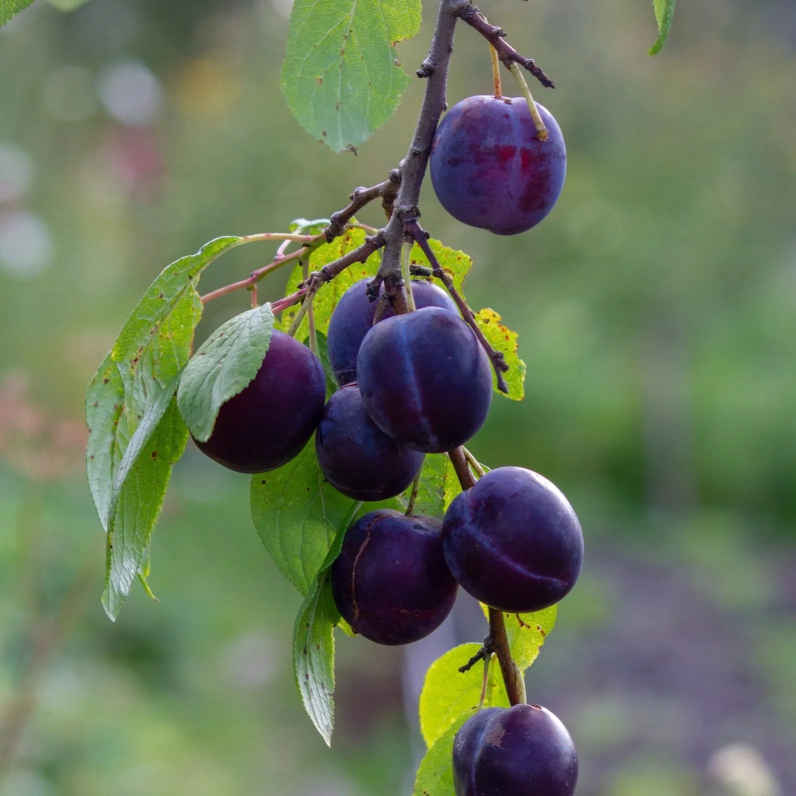
#> input picture data/testingOpenCV/testImage.jpg, 1592 x 1592 px, found by its file name (shown at 1/2 size)
$ python first_opencv.py   (older library calls are emulated)
#> lines starting #> are read from the running program, lines starting #| are printed output that depends on the picture; after the words box and inside, x2 and y2 are one past the last pixel; in counts of white or black regions, pixels touching at a corner belong together
import cv2

print("OpenCV version:", cv2.__version__)

image = cv2.imread('data/testingOpenCV/testImage.jpg')
#> image is the input picture: shape (1592, 1592, 3); mean B, G, R 90.9, 115.9, 103.8

if image is None:
    print("Error: Could not read the image.")
else:
    """Resizing Image to fit screen"""
    resize_image = cv2.resize(image, (600, 600))
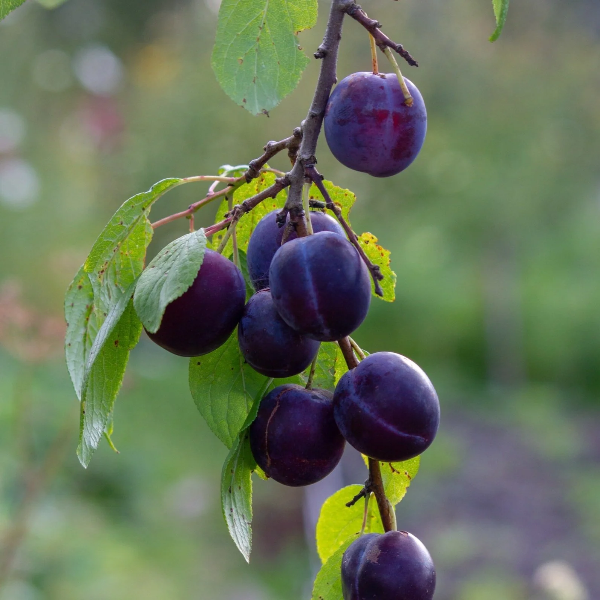
#> resize_image: shape (600, 600, 3); mean B, G, R 90.8, 115.9, 103.7

    """Open BGR image in a window"""
    #cv2.imshow('Test Image', image)
    #cv2.waitKey(0)
    #cv2.destroyAllWindows()

    """Getting the height, width, number of colour channels and data type of the image"""
    print("Image height: ", image.shape[0])
#| Image height:  1592
    print("Image width: ", image.shape[1])
#| Image width:  1592
    print("Colour channels: ", image.shape[2])
#| Colour channels:  3
    print("Image data type: ", image.dtype)
#| Image data type:  uint8

    """Greyscale conversion"""
    grey_image = cv2.cvtColor(resize_image, cv2.COLOR_BGR2GRAY)
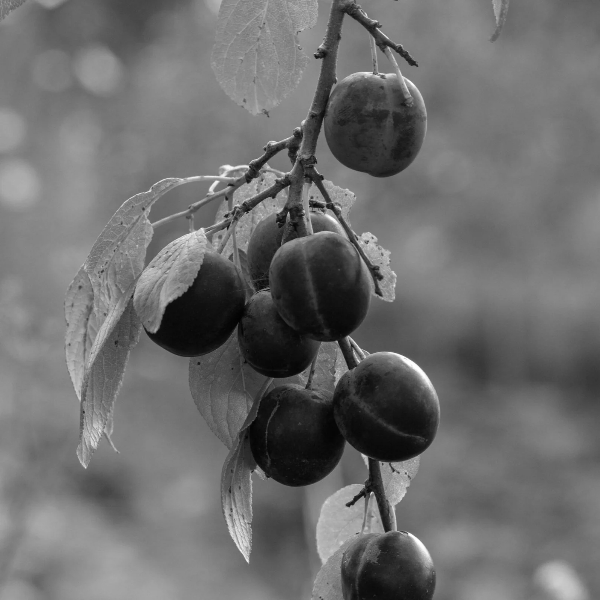
#> grey_image: shape (600, 600); min 2, max 255, mean 109.4
    # print("Grey image height: ", grey_image.shape[0])
    # print("Grey image width: ", grey_image.shape[1])
    # print("Grey image data type: ", grey_image.dtype)

    """Cropping the image"""
    # cropped_image = image[250:1000, 100:700]
    # print("Cropped image height: ", cropped_image.shape[0])
    # print("Cropped image width: ", cropped_image.shape[1])

    """Blurring the image"""
    # blurred_image = cv2.GaussianBlur(resize_image, (21,21), 0)
    # print("Blurred image height: ", blurred_image.shape[0])
    # print("Blurred image width: ", blurred_image.shape[1])

    """Thresholding the image"""
    # _, threshold_image = cv2.threshold(grey_image, 80, 255, cv2.THRESH_BINARY)
    # print("Threshold image height: ", threshold_image.shape[0])
    # print("Threshold image width: ", threshold_image.shape[1])

    """Edge detection using Canny algorithm"""
    cannyEdge_image = cv2.Canny(grey_image, 100, 200)
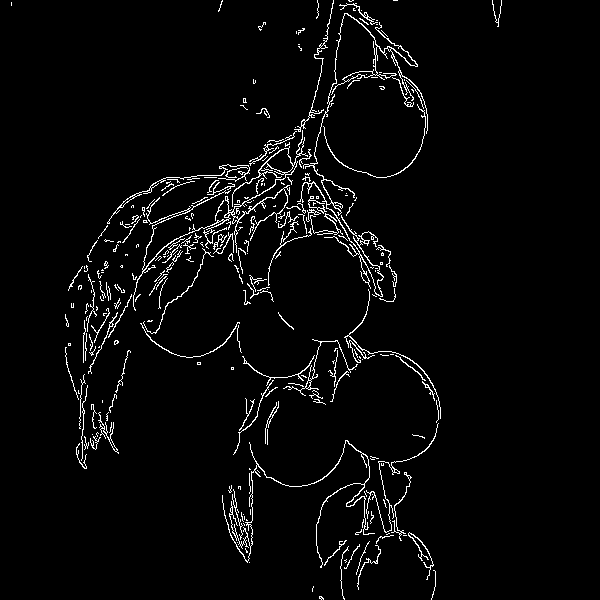
#> cannyEdge_image: shape (600, 600); 3.3% white in thin lines or dots, all inside (x1, y1, x2, y2) = (11, 0, 502, 600)

    """Edge detection using Sobel algorithm"""
    sobel_image_x = cv2.Sobel(grey_image, cv2.CV_64F, 1, 0, ksize=3)
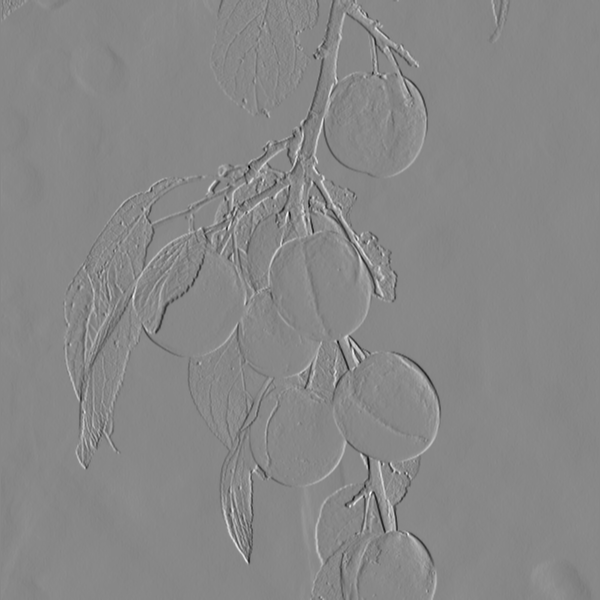
#> sobel_image_x: shape (600, 600) float64; min -650, max 570, mean -0.3; drawn with min black and max white
    sobel_image_y = cv2.Sobel(grey_image, cv2.CV_64F, 0, 1, ksize=3)
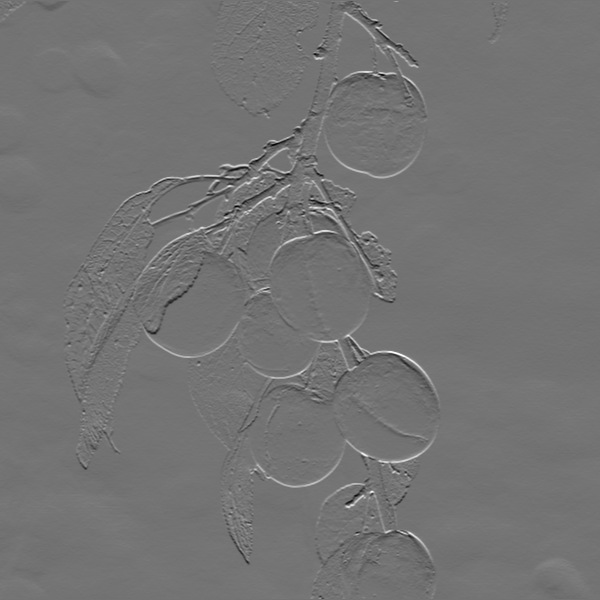
#> sobel_image_y: shape (600, 600) float64; min -516, max 620, mean 0.1; drawn with min black and max white
    sobel_image = cv2.magnitude(sobel_image_x, sobel_image_y)
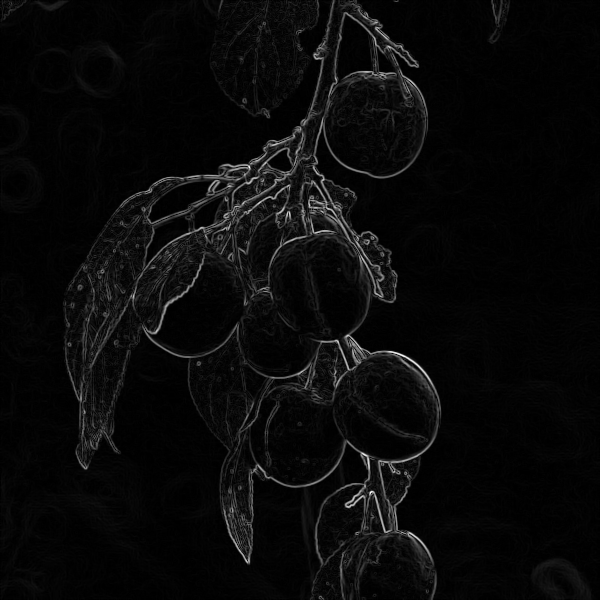
#> sobel_image: shape (600, 600) float64; min 0, max 686.4, mean 26.8; drawn with min black and max white
    sobel_image = cv2.convertScaleAbs(sobel_image)
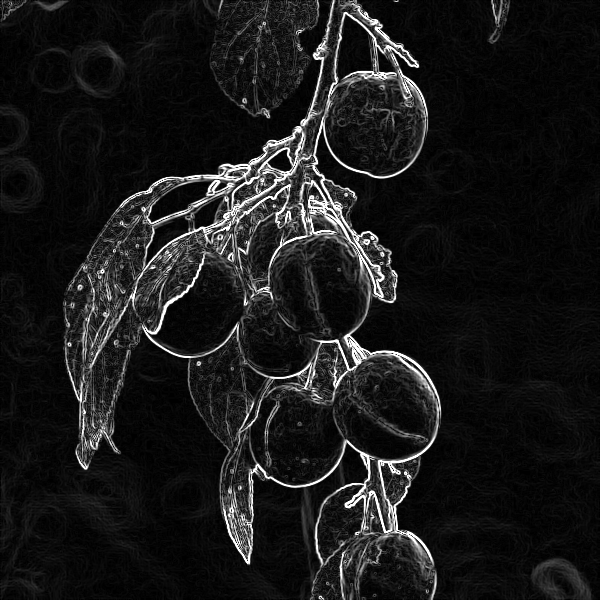
#> sobel_image: shape (600, 600); min 0, max 255, mean 25.5

    while True:
        # [4 lines of commented-out code are left out]
        cv2.imshow('Canny Edge Image', cannyEdge_image)
        cv2.imshow('Sobel Image', sobel_image)

        if cv2.waitKey(1) & 0xFF == ord('q'):
#> (key q is pressed here)
            break

    cv2.destroyAllWindows()
